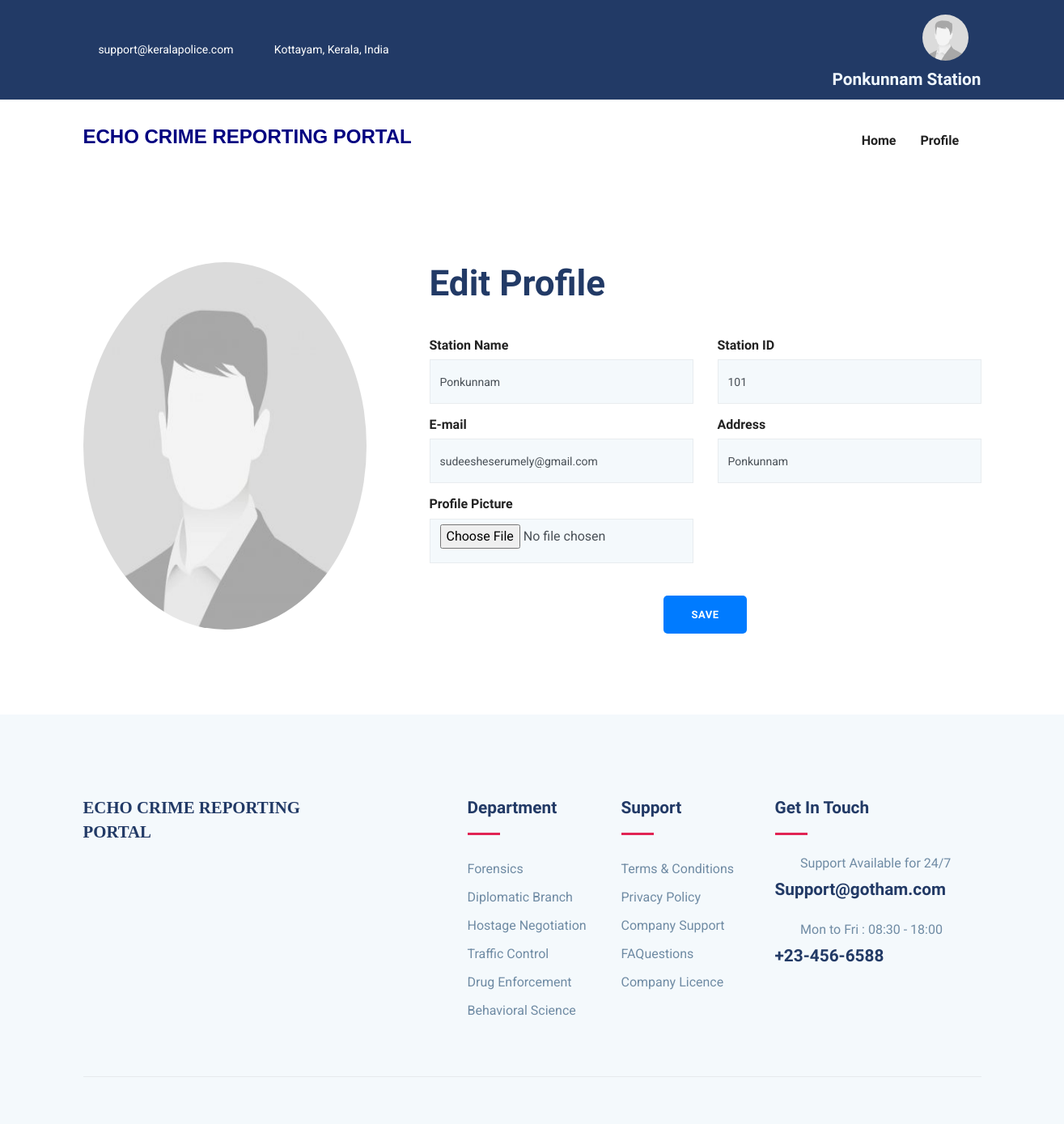
The app's page /Inspector/ins-edit-profile/ (signed in) with its own data.
### Inspector/models.py (models this page shows, shortened)
class Ins(models.Model):
    password = models.CharField(max_length=10)
    email = models.EmailField(unique=True)
    station_name = models.CharField(max_length=30, null=False, unique=True, default="none")
    station_id = models.CharField(max_length=10, unique=True, default="1")
    address = models.CharField(max_length=100, default="none")
    phone = models.CharField(max_length=15, default="0000000")
    pic = models.FileField(upload_to='Profile', default='default.jpg')

### Inspector/views.py (the view)
# urls.py: path('ins-edit-profile/',views.ins_edit_profile,name='ins-edit-profile'),
def ins_edit_profile(request):
    ins = Ins.objects.get(email=request.session['email'])
    if request.method == 'POST':
        ins.fname = request.POST['fname']
        ins.lname = request.POST['lname']
        if 'pic' in request.FILES:
            ins.pic = request.FILES['pic']
        ins.save()
    return render(request,'ins-eprofile.html',{'ins':ins})

### Inspector/templates/ins-eprofile.html (shortened to what this page needs)
{% extends 'ins-header.html' %}
{% load static %}
{% block content %}
<section class="section doctor-single">
	<div class="container">
		<div class="row">
			<div class="col-lg-4 col-md-6">
				<div class="doctor-img-block">
					<img src="{{ins.pic.url}}" alt="image placeholder" class="img-fluid w-100" style="border-radius:50%; width:5cm; height:12cm;">
				</div>
			</div>
			<div class="col-lg-8">
                <div class="appoinment-wrap mt-5 mt-lg-0 pl-lg-5">
                 <h2 class="mb-2 title-color">Edit Profile</h2>
                    <form id="#" class="appoinment-form" method="POST" action="{% url 'ins-edit-profile' %}" enctype="multipart/form-data">
                        <div class="row">
                            <div class="col-lg-6">
                                <div class="form-group">
                                    <h6>Station Name</h6>
                                    <input name="fname" type="text" class="form-control" value = '{{ins.station_name}}'>
                                </div>
                            </div>
                            <div class="col-lg-6">
                                <div class="form-group">
                                    <h6>Station ID</h6>
                                    <input name="lname" type="text" class="form-control" value ='{{ins.station_id}}' >
                                </div>
                            </div>
                             <div class="col-lg-6">
                                <div class="form-group">
                                    <h6>E-mail</h6>
                                    <input name="email" type="email" class="form-control" disabled value ='{{ins.email}}'>
                                </div>
                            </div>
                            <div class="col-lg-6">
                                <div class="form-group">
                                    <h6>Address</h6>
                                    <input name="phone" type="text" class="form-control" disabled value ='{{ins.address}}' >
                                </div>
                            </div>
                            <div class="col-lg-6">
                                <div class="form-group">
                                    <h6>Profile Picture</h6>
                                    <input type="file" name="pic" class="form-control">
                                </div>
                            </div>
                        </div>
                        <div class="text-center">
                            <button type="submit" href="#" class="btn btn-primary mt-4">Save</button>
                        </div>
                     </form>
                 </div>
		</div>
	</div>
</section>
{% endblock %}

### Inspector/templates/ins-header.html (shortened to what this page needs)
{% load static %}
<!DOCTYPE html>
<html lang="zxx">
<head>
  <link rel="stylesheet" href="{% static 'plugins/bootstrap/css/bootstrap.min.css' %}">
  <link rel="stylesheet" href="{% static 'plugins/icofont/icofont.min.css' %}">
  <link rel="stylesheet" href="{% static 'plugins/slick-carousel/slick/slick.css' %}">
  <link rel="stylesheet" href="{% static 'plugins/slick-carousel/slick/slick-theme.css' %}">
  <link rel="stylesheet" href="{% static 'css/style.css' %}">
</head>
<body id="top">
<header>
	<div class="header-top-bar">
		<div class="container">
			<div class="row align-items-center">
				<div class="col-lg-6">
					<ul class="top-bar-info list-inline-item pl-0 mb-0">
						<li class="list-inline-item"><a href="mailto:support@gmail.com"><i class="icofont-support-faq mr-2"></i>support@keralapolice.com</a></li>
						<li class="list-inline-item"><i class="icofont-location-pin mr-2"></i>Kottayam, Kerala, India</li>
					</ul>
				</div>
				<div class="col-lg-6">
					<div class="text-lg-right top-right-bar mt-2 mt-lg-0">
						<a class="nav-link active" href="">
							{% if ins.pic.url %}
							<img src="{{ins.pic.url}}" alt = "image placeholder" style = "border-radius: 3cm; height : 1.5cm ; width : 1.5cm;">
							{% else %}
							<img src="{% static 'default.jpg' %}" alt = "image placeholder" style = "border-radius: 3cm; height : 1.5cm ; width : 1.5cm;">
							{% endif %}
						</a>
						<span class="h4" style = "color:aliceblue">{{ins.station_name}} Station</span>
					</div>
				</div>
			</div>
		</div>
	</div>
	<nav class="navbar navbar-expand-lg navigation" id="navbar">
		<div class="container">
				<h3 style = "font-family: sans-serif; color : navy">ECHO CRIME REPORTING PORTAL</h3>
		  <div class="collapse navbar-collapse" id="navbarmain">
			<ul class="navbar-nav ml-auto">
			  <li class="nav-item active">
				<a class="nav-link active" href="{% url 'ins-index' %}">
					<span class="nav-link-text">Home</span>
				  </a>
			  </li>
              <li class="nav-item dropdown">
				<a class="nav-link dropdown-toggle" href="#" id="dropdown03" data-toggle="dropdown" aria-haspopup="true" aria-expanded="false">Profile<i class="icofont-thin-down"></i></a>
			  </li>
			</ul>
		  </div>
		</div>
	</nav>
</header>
{% block content %}
{% endblock %}
<footer class="footer section gray-bg">
	<div class="container">
		<div class="row">
			<div class="col-lg-4 mr-auto col-sm-6">
				<div class="widget mb-5 mb-lg-0">
					<h4 style = " font-family:fantasy ;">ECHO CRIME REPORTING PORTAL</h4>
					<ul class="list-inline footer-socials mt-4">
						<li class="list-inline-item"><i class="icofont-facebook"></i></li>
						<li class="list-inline-item"><i class="icofont-twitter"></i></li>
						<li class="list-inline-item"><i class="icofont-linkedin"></i></li>
					</ul>
				</div>
			</div>
			<div class="col-lg-2 col-md-6 col-sm-6">
				<div class="widget mb-5 mb-lg-0">
					<h4 class="text-capitalize mb-3">Department</h4>
					<div class="divider mb-4"></div>
					<ul class="list-unstyled footer-menu lh-35">
						<li>Forensics</li>
						<li>Diplomatic Branch</li>
						<li>Hostage Negotiation</li>
						<li>Traffic Control</li>
						<li>Drug Enforcement</li>
						<li>Behavioral Science</li>
					</ul>
				</div>
			</div>
			<div class="col-lg-2 col-md-6 col-sm-6">
				<div class="widget mb-5 mb-lg-0">
					<h4 class="text-capitalize mb-3">Support</h4>
					<div class="divider mb-4"></div>
					<ul class="list-unstyled footer-menu lh-35">
						<li><a href="#">Terms & Conditions</a></li>
						<li><a href="#">Privacy Policy</a></li>
						<li><a href="#">Company Support </a></li>
						<li><a href="#">FAQuestions</a></li>
						<li><a href="#">Company Licence</a></li>
					</ul>
				</div>
			</div>
			<div class="col-lg-3 col-md-6 col-sm-6">
				<div class="widget widget-contact mb-5 mb-lg-0">
					<h4 class="text-capitalize mb-3">Get in Touch</h4>
					<div class="divider mb-4"></div>
					<div class="footer-contact-block mb-4">
						<div class="icon d-flex align-items-center">
							<i class="icofont-email mr-3"></i>
							<span class="h6 mb-0">Support Available for 24/7</span>
						</div>
						<h4 class="mt-2">Support@gotham.com</a></h4>
					</div>
					<div class="footer-contact-block">
						<div class="icon d-flex align-items-center">
							<i class="icofont-support mr-3"></i>
							<span class="h6 mb-0">Mon to Fri : 08:30 - 18:00</span>
						</div>
						<h4 class="mt-2">+23-456-6588</h4>
					</div>
				</div>
			</div>
		</div>
		<div class="footer-btm py-4 mt-5">
		</div>
	</div>
</footer>
  </body>
  </html>

### myapp/static/css/style.css (style rules this page uses)
html { overflow-x: hidden; }
body { line-height: 1.6; font-family: "Roboto", sans-serif; -webkit-font-smoothing: antialiased; font-size: 16px; color: #6F8BA4; font-weight: 400; }
h1, .h1, h2, .h2, h3, .h3, h4, .h4, h5, .h5, h6, .h6 { font-family: "Exo", sans-serif; font-weight: 700; color: #222; }
h2, .h2 { font-size: 44px; }
h3, .h3 { font-size: 1.5rem; }
h4, .h4 { font-size: 1.3rem; line-height: 30px; }
h6, .h6 { font-size: 1rem; }
input[type="email"], input[type="password"], input[type="text"], input[type="tel"] { box-shadow: none; height: 45px; outline: none; font-size: 14px; }
.form-control { box-shadow: none; border-radius: 0; }
.btn { display: inline-block; font-size: 14px; font-size: 0.8125rem; font-weight: 700; letter-spacing: .5px; padding: .75rem 2rem; font-family: "Exo", sans-serif; text-transform: uppercase; border-radius: 5px; border: 2px solid transparent; transition: all .35s ease; }
.section { padding: 100px 0; }
a { color: #222; text-decoration: none; transition: all .35s ease; }
.title-color { color: #223a66; }
.gray-bg { background: #f4f9fc; }
#navbarmain { padding: 20px 0px; }
#navbarmain .nav-link { font-weight: 600; padding: 10px 15px; color: #222; font-family: "Exo", sans-serif; text-transform: capitalize; font-size: 16px; transition: all .25s ease; }
.dropdown-toggle::after { display: none; }
.header-top-bar { background: #223a66; font-size: 14px; padding: 10px 0px; box-shadow: 0 1px 2px rgba(0, 0, 0, 0.05); color: #fff; }
.top-bar-info li a { color: #fff; margin-right: 20px; }
.divider { width: 40px; height: 5px; background: #e12454; }
.appoinment-form { margin-top: 40px; }
.appoinment-form .form-control { background: #f4f9fc; height: 55px; border-color: rgba(0, 0, 0, 0.05); }
.lh-35 { line-height: 35px; }
.footer { padding-bottom: 10px; }
.widget .divider { height: 3px; }
.widget h4 { color: #223a66; }
.widget .footer-menu a { color: #6F8BA4; }
.footer-contact-block span { font-weight: 400; color: #6F8BA4; }
.footer-contact-block i { font-size: 20px; }
.footer-btm { border-top: 1px solid rgba(0, 0, 0, 0.06); }

### records on screen
Ins: pic (placeholder picture), station_name "Ponkunnam", fname "Ponkunnam", lname "101", email "sudeesheserumely@gmail.com", phone "Ponkunnam"
